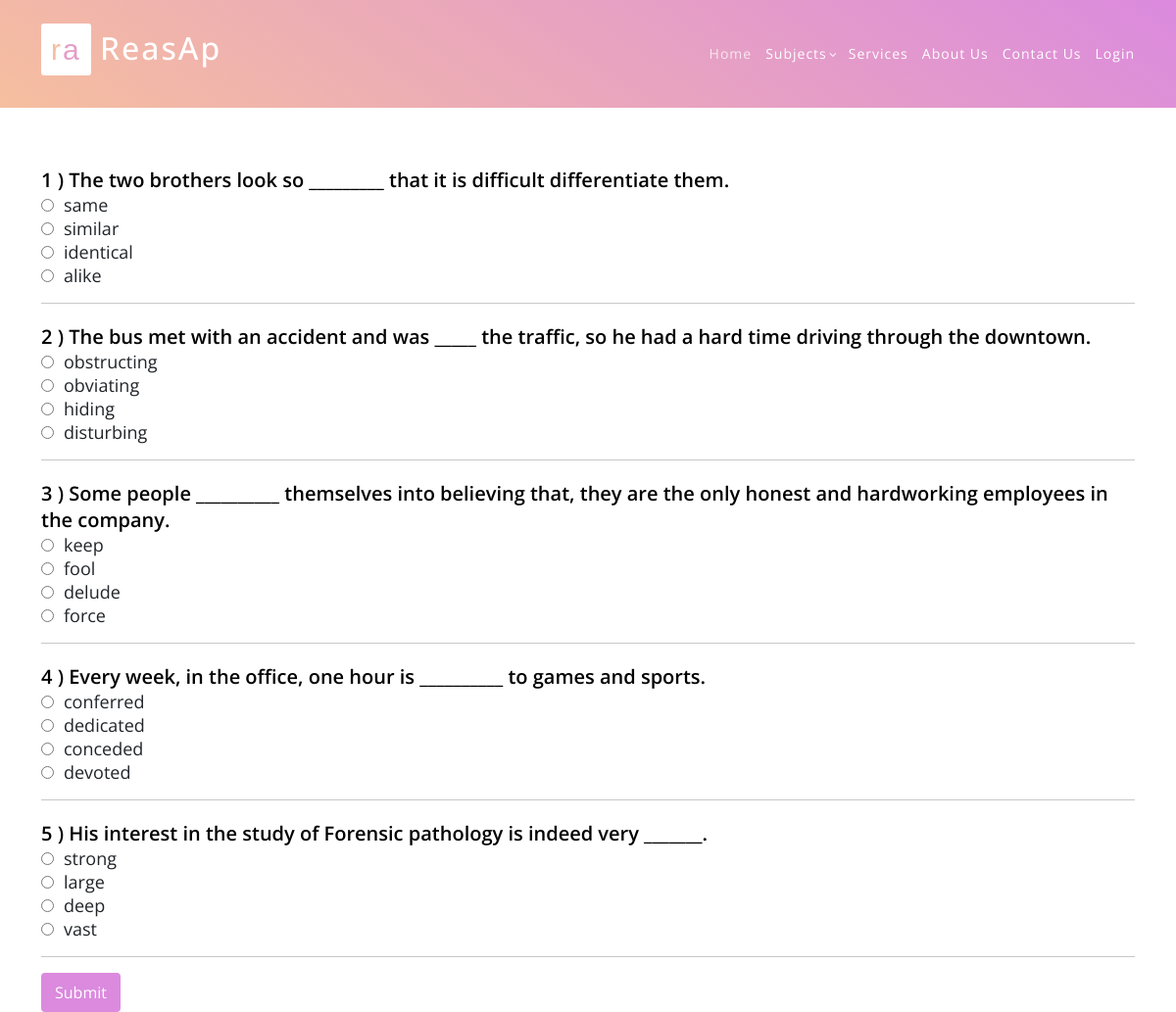
The page /sentencecompletion/ on the database its author committed.
### english/models.py (models this page shows)
class sentence(models.Model):
    Ques3 = models.CharField(max_length=500,default="true")
    Op31 = models.CharField(max_length=100,default="true")
    Op32 = models.CharField(max_length=100,default="true")
    Op33 = models.CharField(max_length=100,default="true")
    Op34 = models.CharField(max_length=100,default="true")
    Corans3 = models.CharField(max_length=100,default="true")

### english/views.py (the view)
# urls.py: path('sentencecompletion/',sentcom, name="sentencepage"),
def sentcom(request):
    data4 = sentence.objects.all()
    return render(request,"sentence.html",{"data4":data4})

### english/templates/sentence.html (shortened to what this page needs)
<html>
<head>
    <link rel="stylesheet" href="https://maxcdn.bootstrapcdn.com/bootstrap/4.5.0/css/bootstrap.min.css">
    {% include "header.html" %}
</head>
<body>
<div class="container">
    <div class='sec'>
        {% for i in  data4 %}
        <table class="ques_text">
            <tr>
                <td class="text">{{i.id}} ) {{i.Ques3}} </td>
            </tr>
            <tr>
                <td class="op"><input type = "radio" class="rb" name = {{i.id}} id="Option1" value="{{i.Op21}}">{{i.Op31}}</td>
            </tr>
            <tr>
                <td class="op"><input type = "radio" class="rb" name = {{i.id}} id="Option2" value="{{i.Op32}}">{{i.Op32}}</td>
            </tr>
            <tr>
                <td class="op"><input type = "radio" class="rb" name = {{i.id}} id="Option3" value="{{i.Op33}}">{{i.Op33}}</td>
            </tr>
            <tr>
                <td class="op"><input type = "radio" class="rb" name = {{i.id}} id="Option4" value="{{i.Op34}}">{{i.Op34}}</td>
            </tr>
        </table>
        <hr>
        {% endfor %}
        <input type="submit" class="btn btn-success" value="Submit" id="b1" onclick="getanswers()">
        <br>
    </div>
</div>
</body>
</html>

### static/assets/css/templatemo-eduwell-style.css (style rules this page uses)
html, body, div, span, applet, object, iframe, h1, h2, h3, h4, h5, h6, p, blockquote, div pre, a, abbr, acronym, address, big, cite, code, del, dfn, em, font, img, ins, kbd, q, s, samp, small, strike, strong, sub, sup, tt, var, b, u, i, center, dl, dt, dd, ol, ul, li, figure, header, nav, section, article, aside, footer, figcaption { margin: 0; padding: 0; border: 0; outline: 0; }
* { box-sizing: border-box; }
html, body { font-family: 'Open Sans', sans-serif; font-weight: 400; background-color: #fff; font-size: 16px; -ms-text-size-adjust: 100%; -webkit-font-smoothing: antialiased; -moz-osx-font-smoothing: grayscale; }
html, body { background: #fff; font-family: 'Open Sans', sans-serif; }
body { overflow-x: hidden; }

### static/assets/css/reasoning.css (style rules this page uses)
* { margin:0px; padding:0px; }

### english/templates/sentence.html (style rules this page uses)
table.ques_text { position: relative; margin-top: 20px; }
.text { color: black!important; font-weight:600; font-size:20px; }
.op { font-size:18px; }
#Option1 { margin-right: 10px; }
#Option2 { margin-right: 10px; }
#Option3 { margin-right: 10px; }
#Option4 { margin-right: 10px; }
.btn-success { color:white; background-color: #db8ade; border-color: #db8ade; }
input#b1 { color: white; background-color: #db8ade; border: 2px solid #db8ade; box-shadow:#db8ade; }
.sec { padding-top: 150px; }

### rows shown on the page
sentence: id "1", Ques3 "The two brothers look so _________ that it is difficult differentiate them.", Op31 "same", Op32 "similar", Op33 "identical", Op34 "alike"
sentence: id "2", Ques3 "The bus met with an accident and was _____ the traffic, so he had a hard time driving through the downtown.", Op31 "obstructing", Op32 "obviating", Op33 "hiding", Op34 "disturbing"
sentence: id "3", Ques3 "Some people __________ themselves into believing that, they are the only honest and hardworking employees in the company.", Op31 "keep", Op32 "fool", Op33 "delude", Op34 "force"
sentence: id "4", Ques3 "Every week, in the office, one hour is __________ to games and sports.", Op31 "conferred", Op32 "dedicated", Op33 "conceded", Op34 "devoted"
sentence: id "5", Ques3 "His interest in the study of Forensic pathology is indeed very _______.", Op31 "strong", Op32 "large", Op33 "deep", Op34 "vast"
